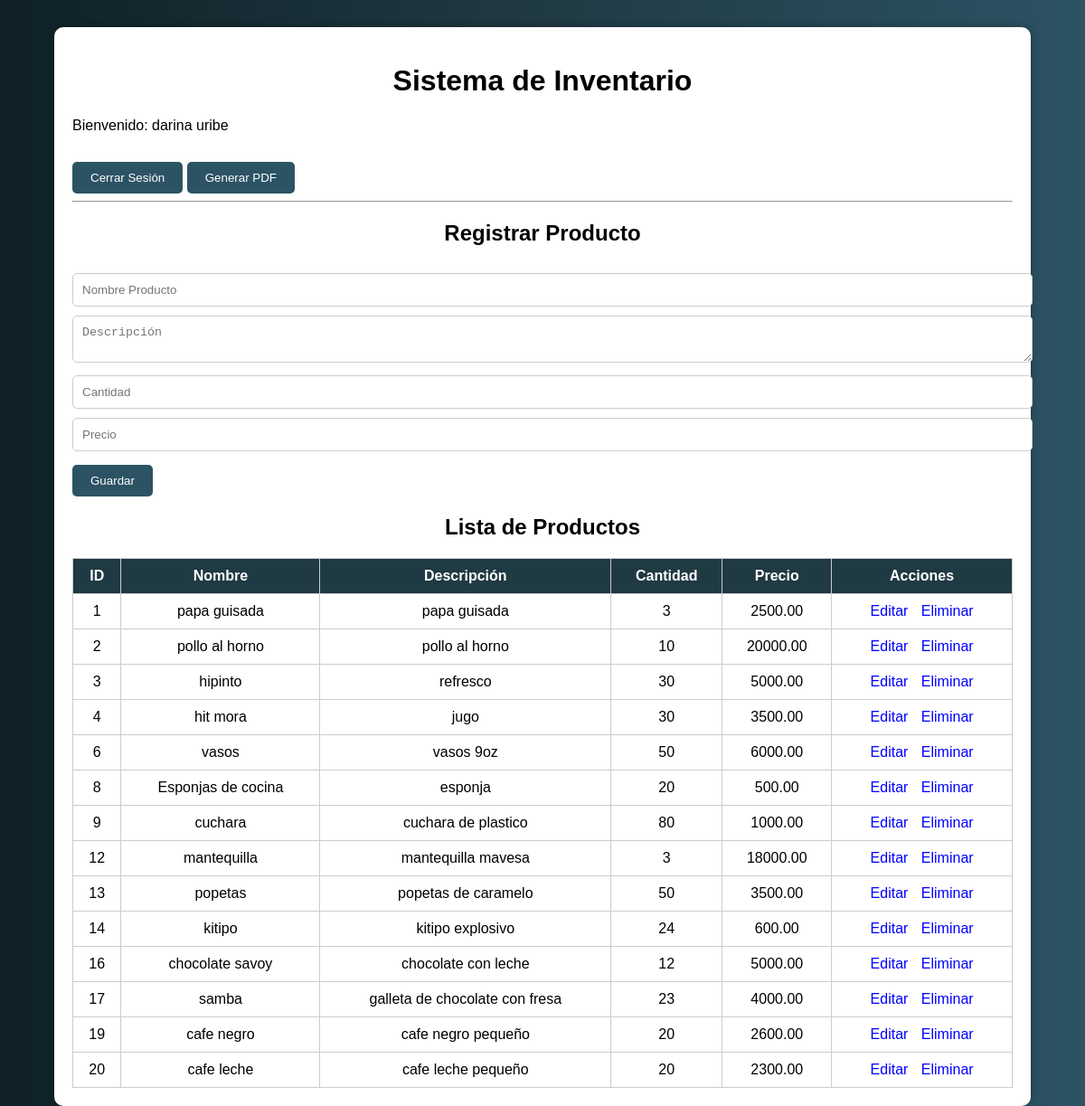
/inventario/inventario/dashboard.php (signed in), run on the app's committed database.
### tables this page shows
CREATE TABLE `productos` (
  `id` int(11) NOT NULL,
  `nombre` varchar(100) NOT NULL,
  `descripcion` text DEFAULT NULL,
  `cantidad` int(11) NOT NULL,
  `precio` decimal(10,2) NOT NULL,
  `fecha_registro` timestamp NOT NULL DEFAULT current_timestamp()
);

### inventario/inventario/dashboard.php (the view, shortened to what this page needs)
<?php
include '../config/conexion.php';
$sql = "SELECT * FROM productos";
$resultado = $conn->query($sql);
?>
<!DOCTYPE html>
<html lang="es">
<head>
    <link rel="stylesheet" href="../css/estilos.css">
</head>
<body>
<div class="container">
    <div class="card">
        <h1>Sistema de Inventario</h1>
        <p>Bienvenido: <?php echo htmlspecialchars($_SESSION['usuario']); ?></p>
        <a href="../auth/logout.php"><button>Cerrar Sesión</button></a>
        <a href="reporte.php"><button>Generar PDF</button></a>
        <hr>
        <h2>Registrar Producto</h2>
        <form action="guardar_producto.php" method="POST">
            <input type="text" name="nombre" placeholder="Nombre Producto" required>
            <textarea name="descripcion" placeholder="Descripción"></textarea>
            <input type="number" name="cantidad" placeholder="Cantidad" required>
            <input type="number" step="0.01" name="precio" placeholder="Precio" required>
            <button type="submit">Guardar</button>
        </form>
        <h2>Lista de Productos</h2>
        <table class="table">
            <thead>
                <tr>
                    <th>ID</th>
                    <th>Nombre</th>
                    <th>Descripción</th>
                    <th>Cantidad</th>
                    <th>Precio</th>
                    <th>Acciones</th>
                </tr>
            </thead>
            <tbody>
                <?php while($fila = $resultado->fetch_assoc()): ?>
                <tr>
                    <td><?php echo $fila['id']; ?></td>
                    <td><?php echo htmlspecialchars($fila['nombre']); ?></td>
                    <td><?php echo htmlspecialchars($fila['descripcion']); ?></td>
                    <td><?php echo $fila['cantidad']; ?></td>
                    <td><?php echo $fila['precio']; ?></td>
                    <td class="acciones">
                        <a href="editar.php?id=<?php echo $fila['id']; ?>">Editar</a>
                        <a href="eliminar.php?id=<?php echo $fila['id']; ?>">Eliminar</a>
                    </td>
                </tr>
                <?php endwhile; ?>
            </tbody>
        </table>
    </div>
</div>
</body>
</html>

### inventario/css/estilos.css (style rules this page uses)
body { font-family: Arial, sans-serif; background: linear-gradient(to right, #0f2027, #203a43, #2c5364); margin: 0; padding: 0; color: white; }
.container { width: 90%; margin: auto; margin-top: 30px; }
.card { background: white; color: black; padding: 20px; border-radius: 10px; box-shadow: 0px 0px 10px rgba(0,0,0,0.3); }
h1, h2 { text-align: center; }
input, textarea { width: 100%; padding: 10px; margin-top: 10px; border-radius: 5px; border: 1px solid #ccc; }
button { background: #2c5364; color: white; border: none; padding: 10px 20px; margin-top: 15px; border-radius: 5px; cursor: pointer; }
a { text-decoration: none; color: blue; }
.table { width: 100%; border-collapse: collapse; margin-top: 20px; }
.table th, .table td { border: 1px solid #ccc; padding: 10px; text-align: center; }
.table th { background: #203a43; color: white; }
.acciones a { margin: 5px; }

### data on the page
productos: id "1", nombre "papa guisada", descripcion "papa guisada", cantidad "3", precio "2500.00"
productos: id "2", nombre "pollo al horno", descripcion "pollo al horno", cantidad "10", precio "20000.00"
productos: id "3", nombre "hipinto", descripcion "refresco", cantidad "30", precio "5000.00"
productos: id "4", nombre "hit mora", descripcion "jugo", cantidad "30", precio "3500.00"
productos: id "6", nombre "vasos", descripcion "vasos 9oz", cantidad "50", precio "6000.00"
productos: id "8", nombre "Esponjas de cocina", descripcion "esponja", cantidad "20", precio "500.00"
productos: id "9", nombre "cuchara", descripcion "cuchara de plastico", cantidad "80", precio "1000.00"
productos: id "12", nombre "mantequilla", descripcion "mantequilla mavesa", cantidad "3", precio "18000.00"
productos: id "13", nombre "popetas", descripcion "popetas de caramelo", cantidad "50", precio "3500.00"
productos: id "14", nombre "kitipo", descripcion "kitipo explosivo", cantidad "24", precio "600.00"
productos: id "16", nombre "chocolate savoy", descripcion "chocolate con leche", cantidad "12", precio "5000.00"
productos: id "17", nombre "samba", descripcion "galleta de chocolate con fresa", cantidad "23", precio "4000.00"
productos: id "19", nombre "cafe negro", descripcion "cafe negro pequeño", cantidad "20", precio "2600.00"
productos: id "20", nombre "cafe leche", descripcion "cafe leche pequeño", cantidad "20", precio "2300.00"

### other printed values
$_SESSION['usuario'] "darina uribe"
